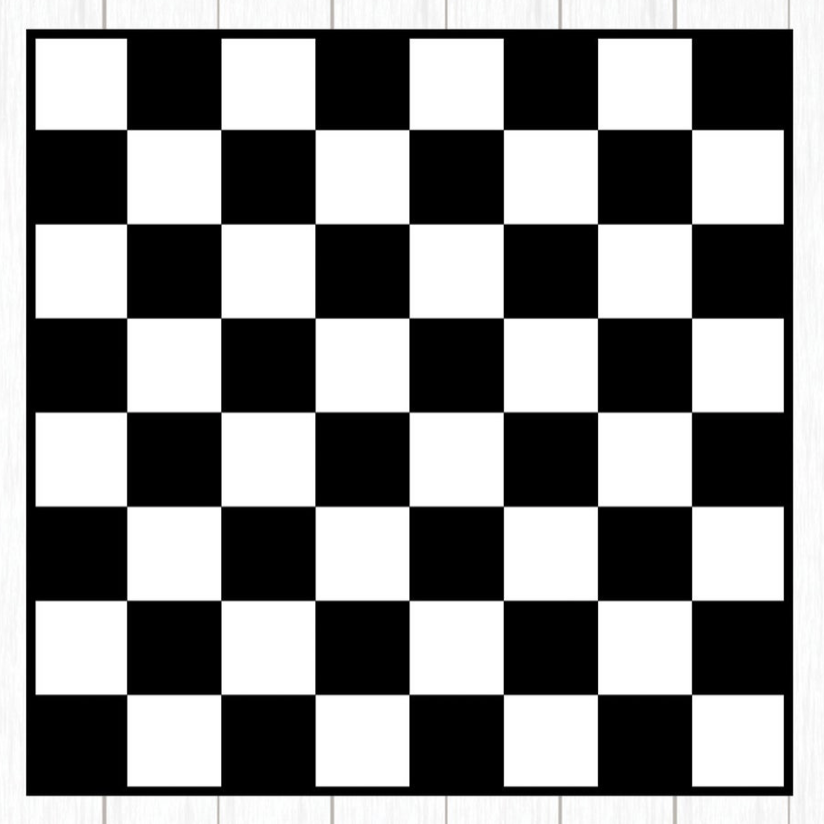
#> input picture lab_3/trial_2.png, 824 x 824 px
$ jupyter execute --allow-errors cv_lab3.ipynb
#> lines starting #> are read from the running program, lines starting #| are printed output that depends on the picture
[cell 1]
from PIL import Image, ImageDraw
import numpy as np
import copy

[cell 2]
def display_np(*imgs):
    """
    Display a numpy array as an image
    """
    for im in imgs:
        result = Image.fromarray(im.astype('uint8'))
        result.show()

[cell 3]
def check_range(*x):
    for x_ in x:
        print(np.min(x_), np.max(x_))

[cell 4]
def read_image(x, mode = None):
#> called with x = 'trial_2.png', mode = 'L'
    x = Image.open(x).convert(mode)
    x = np.array(x)
    return x

[cell 5]
def normalize(input_im):
    base = input_im.min()
    roof = input_im.max()
    diff = roof - base
    scale = diff /255

    input_im = input_im - base
    output = input_im/scale
    return output

[cell 6]
im = read_image('trial_2.png', 'L')

[cell 7]
display_np(im)

[cell 8]
def conv1d(image, kernel, order = 'C', div = 1, norm = True):
    """
    Performs 1d convolution on an image
    """

    im = copy.deepcopy(image.flatten())
    k = copy.deepcopy(kernel.flatten(order = order))

    size = len(k)
    to_remove = len(k) - 1

    output = np.full((im.shape), 255)
    for i in range(len(im) - to_remove):
        output[i] = np.sum(k * im[i:i+size]) / div
    output = output.reshape(image.shape)
    if norm: output = normalize(output)
    return output

[cell 9]
dx = np.array([-1, 1])

[cell 10]
Ix = conv1d(im, dx)
#> in conv1d, `output = output.reshape(image.shape)`:
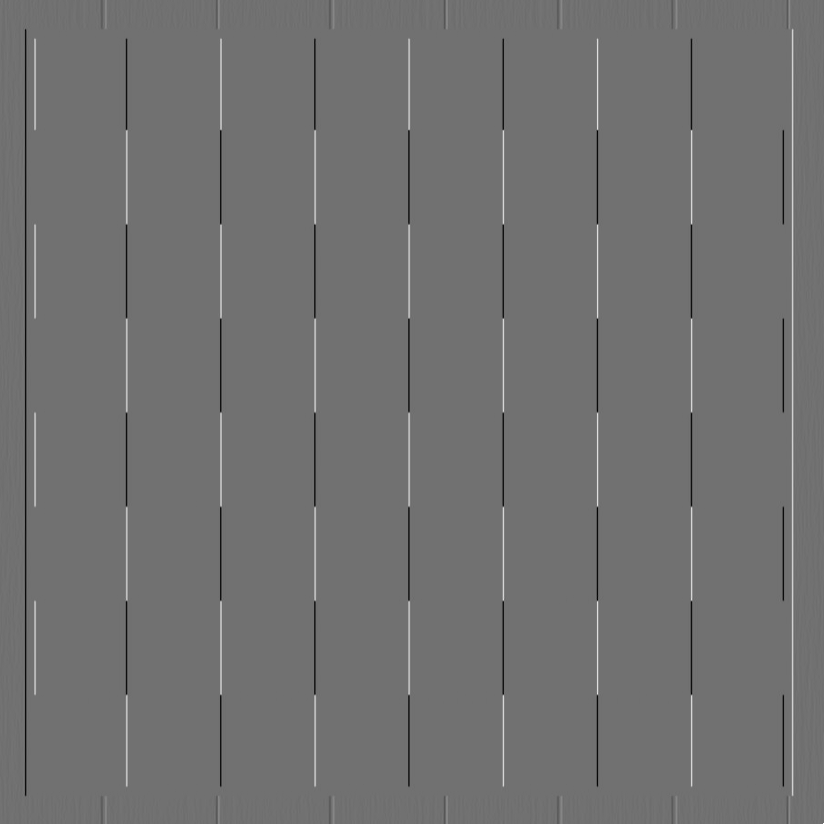
#> output: shape (824, 824) int64; min -203, max 255, mean 0; drawn with min black and max white
#> in normalize, `base = input_im.min()`: base = -203
#> in normalize, `roof = input_im.max()`: roof = 255
#> in normalize, `diff = roof - base`: diff = 458
#> in normalize, `scale = diff /255`: scale = 1.8
Iy = conv1d(im.T, dx).T
#> call 2 of conv1d, with kernel = array of shape (2,), order = 'C', div = 1, norm = True
#> in conv1d (call 2), `output = output.reshape(image.shape)`:
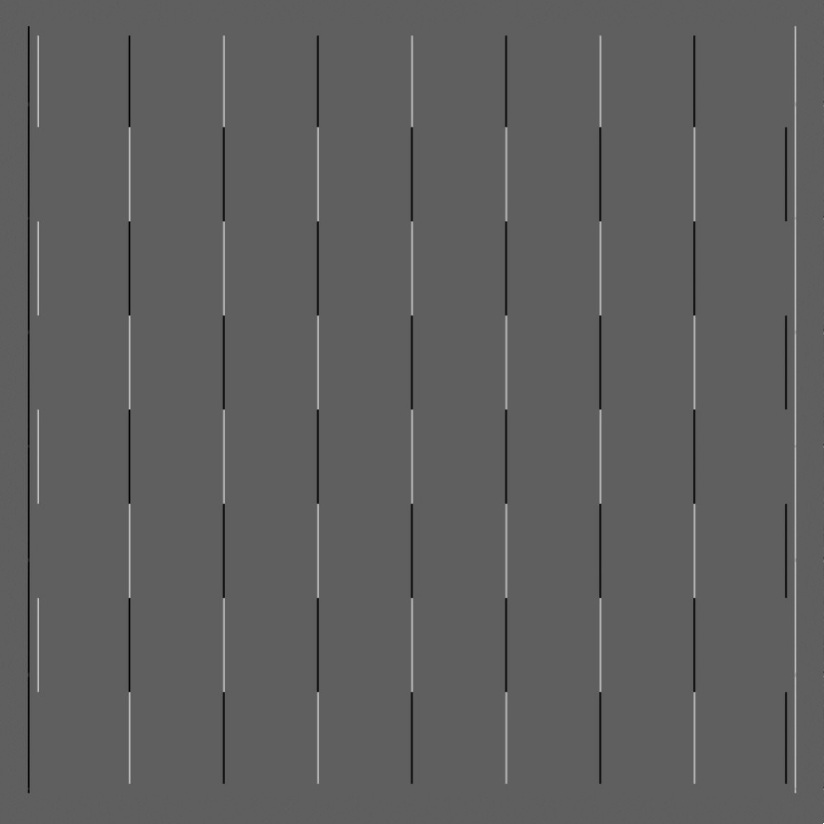
#> output: shape (824, 824) int64; min -152, max 255, mean 0; drawn with min black and max white
#> in normalize (call 2), `base = input_im.min()`: base = -152
#> in normalize (call 2), `diff = roof - base`: diff = 407
#> in normalize (call 2), `scale = diff /255`: scale = 1.6
#> in normalize (call 2), `input_im = input_im - base`:
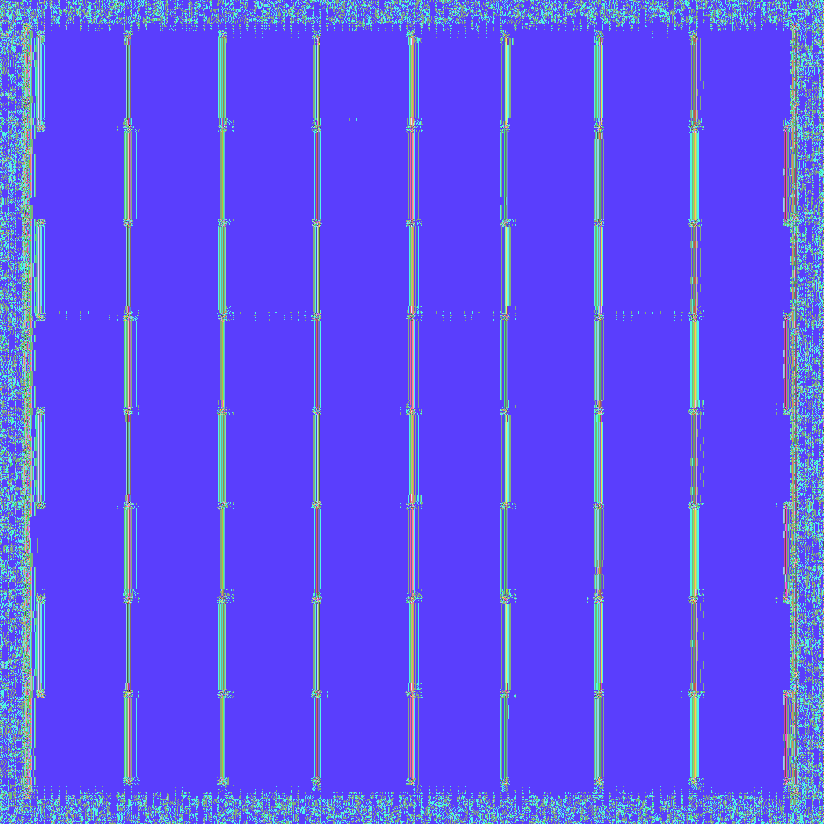
#> input_im: shape (824, 824) int64; 303 distinct labels, from 0 to 407; one colour per label, 0 black
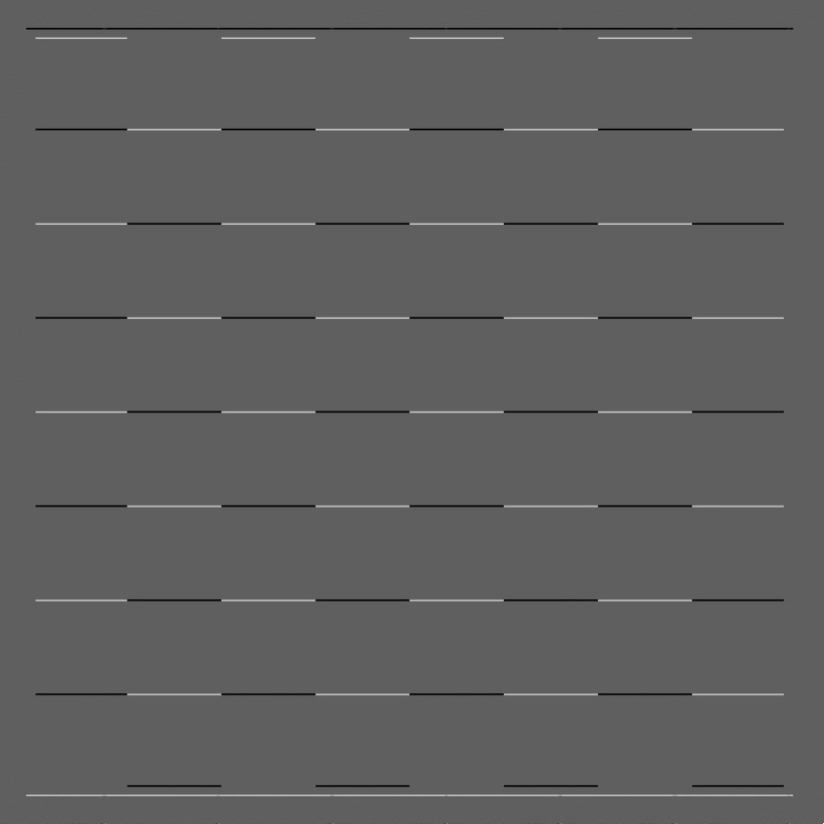
#> Iy: shape (824, 824) float64; min 0, max 255, mean 95.2

[cell 11]
check_range(Ix, Iy)

[cell 12]
display_np(Ix, Iy)

[cell 13]
Ix2 = normalize(Ix * Ix)
#> in normalize (call 3), `base = input_im.min()`: base = 0
#> in normalize (call 3), `roof = input_im.max()`: roof = 65025
#> in normalize (call 3), `scale = diff /255`: scale = 255
#> in normalize (call 3), `input_im = input_im - base`:
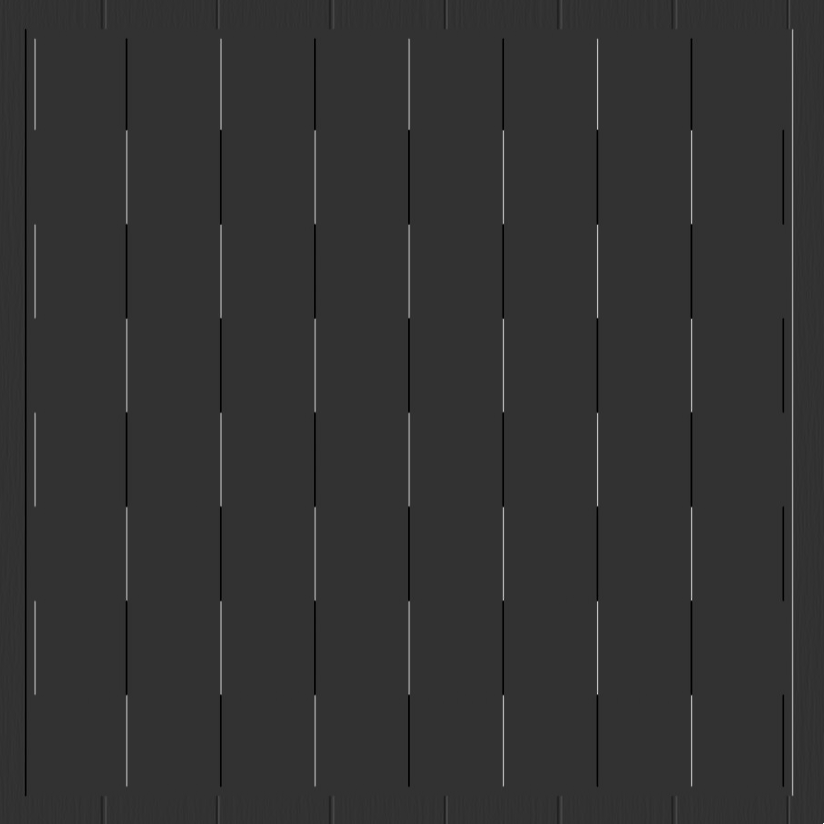
#> input_im: shape (824, 824) float64; min 0, max 65025, mean 12891.3; drawn with min black and max white
Ixy = normalize(Ix * Iy)
#> in normalize (call 4), `input_im = input_im - base`:
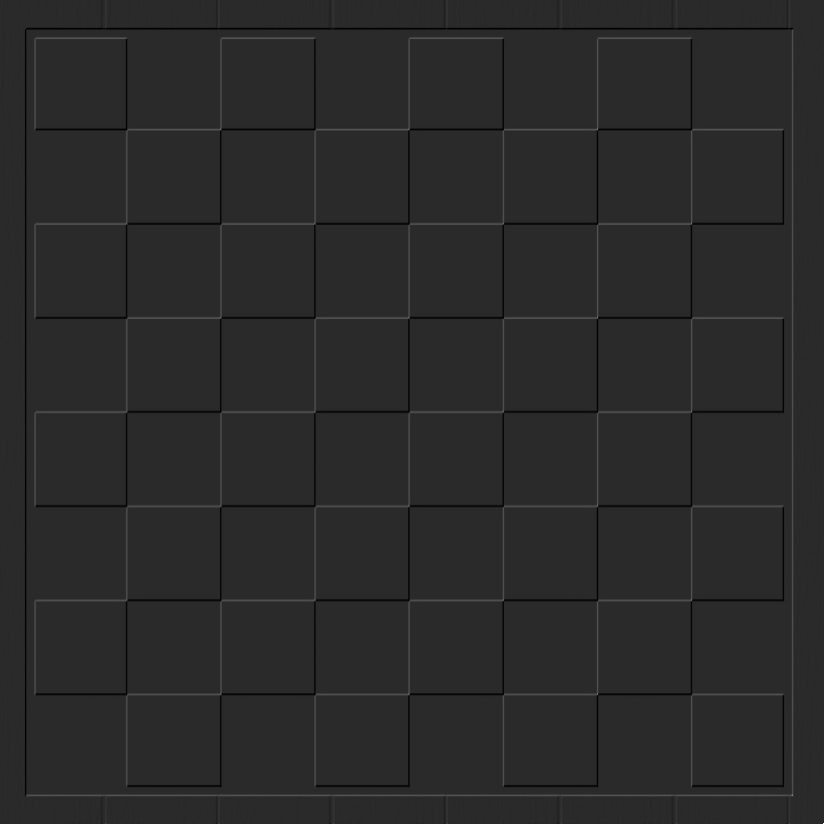
#> input_im: shape (824, 824) float64; min 0, max 65025, mean 10764.2; drawn with min black and max white
Iy2 = normalize(Iy * Iy)

[cell 14]
check_range(Ix2, Ixy, Iy2)

[cell 15]
display_np(Ix2, Ixy, Iy2)

[cell 16]
def conv2d(image, kernel, div = 1, norm = True):
    """
    Applies 2d convolution on a 2d image. Also works with rectangular kernels
    """

    # number of rows and columns of the kernel
    r = kernel.shape[0]
    c = kernel.shape[1]

    # initialize a canvas for the output with 255s. We will fill values in this
    output = np.full(image.shape, 255)
    for i in range(image.shape[0] - r - 1):
        for j in range(image.shape[1] - c - 1):
            output[i][j] = np.sum(kernel * image[i:i+r, j:j+c]) / div
    if norm: output = normalize(output)
    return output

[cell 17]
b = np.ones((3,3))
b

[cell 18]
# Aw = conv2d(Ix2, b)
# Bw = conv2d(Ixy, b)
# Cw = conv2d(Iy2, b)

#> (a cell that did not finish here is left out)

[cell 20]
# display_np(Aw, Bw, Cw)

#> (a cell that did not finish here is left out)

[cell 22]
T = 5.3
op_img = Image.open('trial_2.png')
#> op_img is the input picture: PIL image 824x824 RGBA; mean R, G, B, A 138.1, 138.1, 138.1, 255
